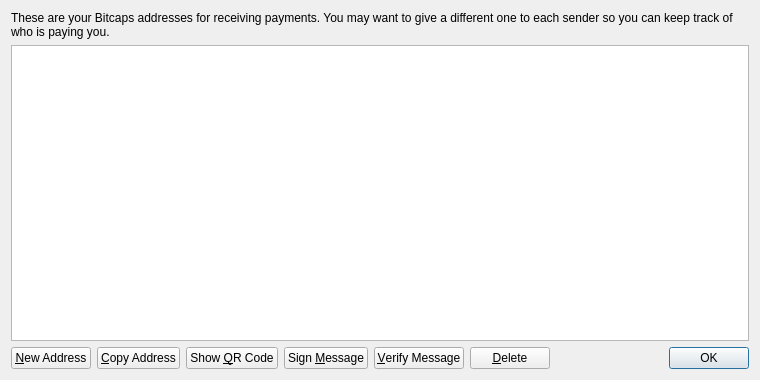
<?xml version="1.0" encoding="UTF-8"?>
<ui version="4.0">
 <class>AddressBookPage</class>
 <widget class="QWidget" name="AddressBookPage">
  <property name="geometry">
   <rect>
    <x>0</x>
    <y>0</y>
    <width>760</width>
    <height>380</height>
   </rect>
  </property>
  <property name="windowTitle">
   <string>Address Book</string>
  </property>
  <layout class="QVBoxLayout" name="verticalLayout">
   <item>
    <widget class="QLabel" name="labelExplanation">
     <property name="text">
      <string>These are your Bitcaps addresses for receiving payments. You may want to give a different one to each sender so you can keep track of who is paying you.</string>
     </property>
     <property name="textFormat">
      <enum>Qt::PlainText</enum>
     </property>
     <property name="wordWrap">
      <bool>true</bool>
     </property>
    </widget>
   </item>
   <item>
    <widget class="QTableView" name="tableView">
     <property name="contextMenuPolicy">
      <enum>Qt::CustomContextMenu</enum>
     </property>
     <property name="toolTip">
      <string>Double-click to edit address or label</string>
     </property>
     <property name="tabKeyNavigation">
      <bool>false</bool>
     </property>
     <property name="alternatingRowColors">
      <bool>true</bool>
     </property>
     <property name="selectionMode">
      <enum>QAbstractItemView::SingleSelection</enum>
     </property>
     <property name="selectionBehavior">
      <enum>QAbstractItemView::SelectRows</enum>
     </property>
     <property name="sortingEnabled">
      <bool>true</bool>
     </property>
     <attribute name="verticalHeaderVisible">
      <bool>false</bool>
     </attribute>
    </widget>
   </item>
   <item>
    <layout class="QHBoxLayout" name="horizontalLayout">
     <item>
      <widget class="QPushButton" name="newAddressButton">
       <property name="toolTip">
        <string>Create a new address</string>
       </property>
       <property name="text">
        <string>&amp;New Address</string>
       </property>
       <property name="icon">
        <iconset resource="../bitcoin.qrc">
         <normaloff>:/icons/add</normaloff>:/icons/add</iconset>
       </property>
      </widget>
     </item>
     <item>
      <widget class="QPushButton" name="copyToClipboard">
       <property name="toolTip">
        <string>Copy the currently selected address to the system clipboard</string>
       </property>
       <property name="text">
        <string>&amp;Copy Address</string>
       </property>
       <property name="icon">
        <iconset resource="../bitcoin.qrc">
         <normaloff>:/icons/editcopy</normaloff>:/icons/editcopy</iconset>
       </property>
      </widget>
     </item>
     <item>
      <widget class="QPushButton" name="showQRCode">
       <property name="text">
        <string>Show &amp;QR Code</string>
       </property>
       <property name="icon">
        <iconset resource="../bitcoin.qrc">
         <normaloff>:/icons/qrcode</normaloff>:/icons/qrcode</iconset>
       </property>
      </widget>
     </item>
     <item>
      <widget class="QPushButton" name="signMessage">
       <property name="toolTip">
        <string>Sign a message to prove you own a Bitcaps address</string>
       </property>
       <property name="text">
        <string>Sign &amp;Message</string>
       </property>
       <property name="icon">
        <iconset resource="../bitcoin.qrc">
         <normaloff>:/icons/edit</normaloff>:/icons/edit</iconset>
       </property>
      </widget>
     </item>
     <item>
      <widget class="QPushButton" name="verifyMessage">
       <property name="toolTip">
        <string>Verify a message to ensure it was signed with a specified Bitcaps address</string>
       </property>
       <property name="text">
        <string>&amp;Verify Message</string>
       </property>
       <property name="icon">
        <iconset resource="../bitcoin.qrc">
         <normaloff>:/icons/transaction_0</normaloff>:/icons/transaction_0</iconset>
       </property>
      </widget>
     </item>
     <item>
      <widget class="QPushButton" name="deleteButton">
       <property name="toolTip">
        <string>Delete the currently selected address from the list</string>
       </property>
       <property name="text">
        <string>&amp;Delete</string>
       </property>
       <property name="icon">
        <iconset resource="../bitcoin.qrc">
         <normaloff>:/icons/remove</normaloff>:/icons/remove</iconset>
       </property>
      </widget>
     </item>
     <item>
      <spacer name="horizontalSpacer">
       <property name="orientation">
        <enum>Qt::Horizontal</enum>
       </property>
       <property name="sizeHint" stdset="0">
        <size>
         <width>40</width>
         <height>20</height>
        </size>
       </property>
      </spacer>
     </item>
     <item>
      <widget class="QDialogButtonBox" name="buttonBox">
       <property name="sizePolicy">
        <sizepolicy hsizetype="Maximum" vsizetype="Fixed">
         <horstretch>0</horstretch>
         <verstretch>0</verstretch>
        </sizepolicy>
       </property>
       <property name="standardButtons">
        <set>QDialogButtonBox::Ok</set>
       </property>
      </widget>
     </item>
    </layout>
   </item>
  </layout>
 </widget>
 <resources>
  <include location="../bitcoin.qrc"/>
 </resources>
 <connections/>
</ui>
